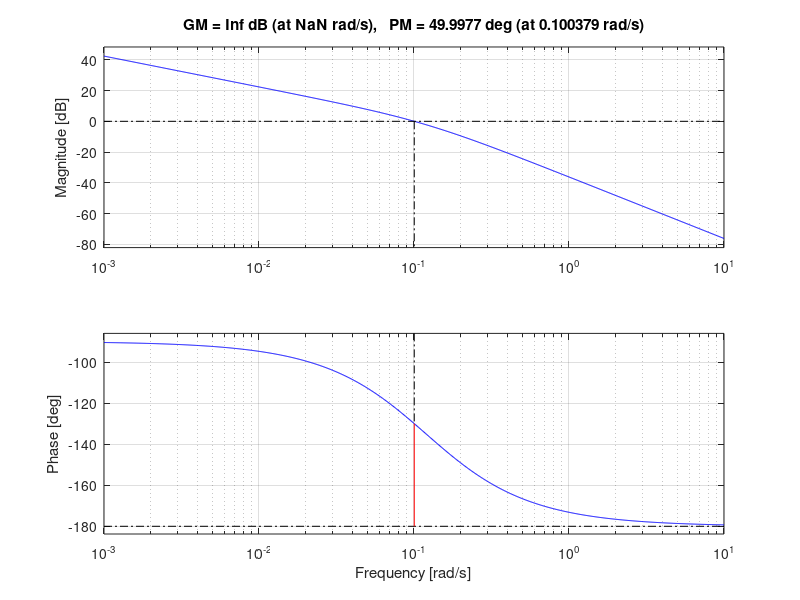

The MATLAB script that drew this image: (Note: this script raises an error after producing the figure.)

%Part 2a
load('wave.mat')
x = psi_w(2,:)*pi/180;
window = 4096;
noverlap = [];
nfft = [];  
fs = 10;

% Power Spectral Density (PSD) function
[pxx,f] = pwelch(x, window, noverlap, nfft , fs); 

%Scaling to s/rad & rad/s
pxx = pxx/(2*pi);
f = f*2*pi;


%Part 2b

%Part 2c
xmax = find(max(pxx) == pxx);
w_0 = f(xmax);

%Part 2d
clf;
lambda = 0.082;
w = linspace(0,2,1000);
sigma = sqrt(max(pxx));
Kw = 2*lambda*w_0*sigma;
Pw = (Kw^2.*w.^2)./(w.^4+(4*lambda^2-2).*w.^2*w_0^2+w_0^4);
plot(w,Pw);
axis([0 2 -0.00005 16*10^(-4)])
hold on;
plot(f,pxx);
legend Analytic Estimate

%Part 3a
clf;
s=tf('s');
T = 72.52;
Td = T;
K = 0.156;

Kpd = 0.84;
Tf = 8.36;

h_pd=Kpd*(Td*s+1)/(Tf*s+1);
h_s=K/(s*(T*s+1));
h=h_pd*h_s;
[Gm, Pm] = margin(h);
margin(h);

%Part 5a
A = [0 1 0 0 0; -(w_0)^2 -2*lambda*w_0 0 0 0; 0 0 0 1 0; 0 0 0 -1/T -K/T; 0 0 0 0 0];
B = [0; 0; 0; K/T; 0];
C = [0 1 1 0 0];
E = [0 0; Kw 0; 0 0; 0 0; 0 1];

%Sample frequency of 10 HZ
timeSample = 1/10;

%From continious to discrete:
[Ad, Bd] = c2d(A,B,timeSample);
[Ad, Ed] = c2d(A,E,timeSample);
Cd = C;

%Part 5b
%Measures in radians from compass
R = var(measNoise);
Rd = R/timeSample;


%Part 5c - Kalman Filter
P_0 = diag([1 0.013 pi^2 1 2.5*10^(-3)]);
Q = diag([30 10^(-6)]);
x_0 = [0; 0; 0; 0; 0];

dataStruct = struct('Ad', Ad, 'Bd', Bd, 'Cd', Cd, 'Ed', Ed, 'Q', Q, 'R', R, 'P_0', P_0, 'x_0', x_0);












